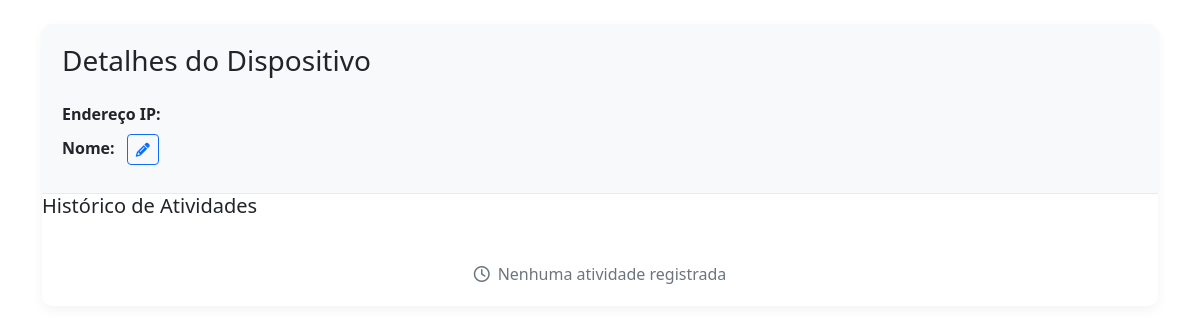
Before: /device_details?ip=127.0.0.1 (signed in) with the older database file.
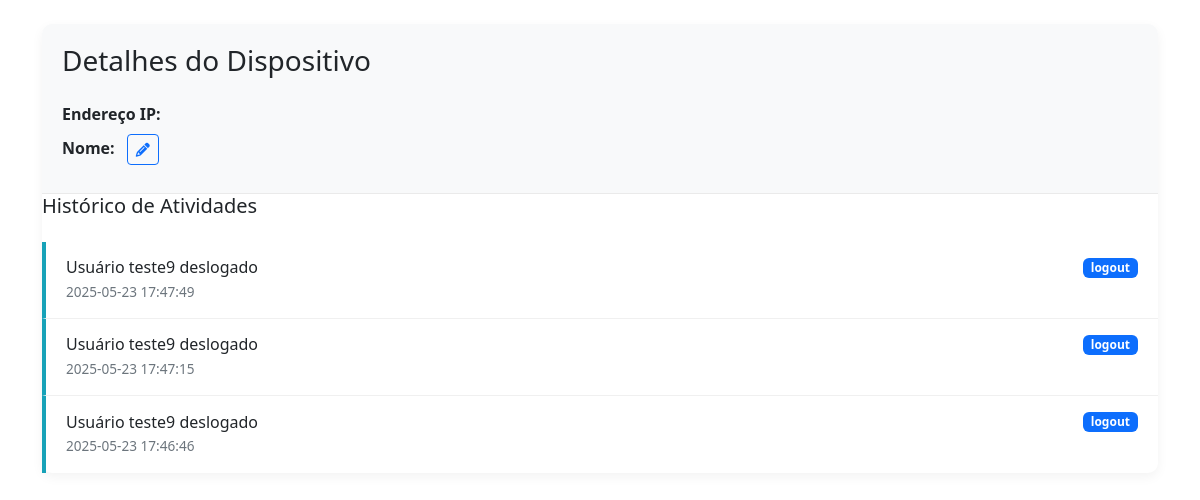
After: the same page with the newer database file.
### tables this page shows
CREATE TABLE alerts
                 (id INTEGER PRIMARY KEY AUTOINCREMENT,
                 clinic_id INTEGER,
                 timestamp TEXT,
                 ip TEXT,
                 event_type TEXT,
                 description TEXT,
                 severity TEXT,
                 FOREIGN KEY (clinic_id) REFERENCES clinics(id));

### app.py (the view)
@app.route('/device_details')
def device_details():
    ip = request.args.get('ip')
    clinic_id = session.get('clinic_id')
    if not clinic_id:
        return redirect(url_for('login'))
    conn = sqlite3.connect('safeclinica.db', check_same_thread=False)
    c = conn.cursor()
    c.execute("SELECT * FROM devices WHERE ip = ?", (ip,))
    device = c.fetchone()
    c.execute("""
        SELECT timestamp, event_type, description, severity
        FROM alerts
        WHERE ip = ? AND clinic_id = ?
        ORDER BY timestamp DESC
    """, (ip, clinic_id))
    history = c.fetchall()
    conn.close()
    return render_template('device_details.html',
                         device=device if device else {'ip': ip, 'custom_name': ip},
                         history=history)

### app.py (called while the page is built)
@login_manager.user_loader
def load_user(user_id):
    conn = sqlite3.connect('safeclinica.db', check_same_thread=False)
    c = conn.cursor()
    c.execute("SELECT id, admin_user, admin_password, totp_secret FROM clinics WHERE id = ?", (user_id,))
    user_data = c.fetchone()
    conn.close()
    if user_data:
        return User(id=user_data[0], username=user_data[1], password_hash=user_data[2], totp_secret=user_data[3])
    return None

### templates/device_details.html (shortened to what this page needs)
<!DOCTYPE html>
<html lang="pt-BR">
<head>
    <link href="https://cdn.jsdelivr.net/npm/bootstrap@5.3.0/dist/css/bootstrap.min.css" rel="stylesheet">
    <link rel="stylesheet" href="https://cdnjs.cloudflare.com/ajax/libs/font-awesome/6.4.0/css/all.min.css">
</head>
<body>
    <div class="container py-4">
        <div class="card device-card">
            <div class="device-header">
                <h3 class="mb-4">Detalhes do Dispositivo</h3>
                <div class="row">
                    <div class="col-md-6">
                        <p class="mb-2"><strong>Endereço IP:</strong> {{ device.ip }}</p>
                        <p class="mb-2"><strong>Nome:</strong>
                            <button class="btn btn-sm btn-outline-primary ms-2" id="edit-name-btn">
                                <i class="fas fa-pencil-alt"></i>
                            </button>
                        </p>
                    </div>
                    <div class="col-md-6">
                    </div>
                </div>
            </div>
            <div class="card-body activity-log">
                <h5 class="card-title mb-4">Histórico de Atividades</h5>
                <div id="activity-history">
                    {% for event in history %}
                    <div class="log-entry log-{{ event[3] }}">
                        <div class="d-flex justify-content-between align-items-center mb-1">
                            <h6 class="mb-0">{{ event[2] }}</h6>
                            <span class="badge log-badge bg-{{ 'danger' if event[3] == 'critical' else 'warning' if event[3] == 'warning' else 'primary' if event[3] == 'info' else 'success' }}">
                                {{ event[1] }}
                            </span>
                        </div>
                        <p class="log-time mb-0">{{ event[0] }}</p>
                    </div>
                    {% else %}
                    <div class="no-activity">
                        <p class="mb-0"><i class="far fa-clock me-2"></i>Nenhuma atividade registrada</p>
                    </div>
                    {% endfor %}
                </div>
            </div>
        </div>
    </div>
</body>
</html>

Changed rows visible on the page:
now on this page (row edited): alerts: description "Usuário teste9 deslogado", event_type "logout", timestamp "2025-05-23 17:47:49"
now on this page (row edited): alerts: description "Usuário teste9 deslogado", event_type "logout", timestamp "2025-05-23 17:47:15"
now on this page (row edited): alerts: description "Usuário teste9 deslogado", event_type "logout", timestamp "2025-05-23 17:46:46"
Other visible differences:
text no longer shown: "Nenhuma atividade registrada"
